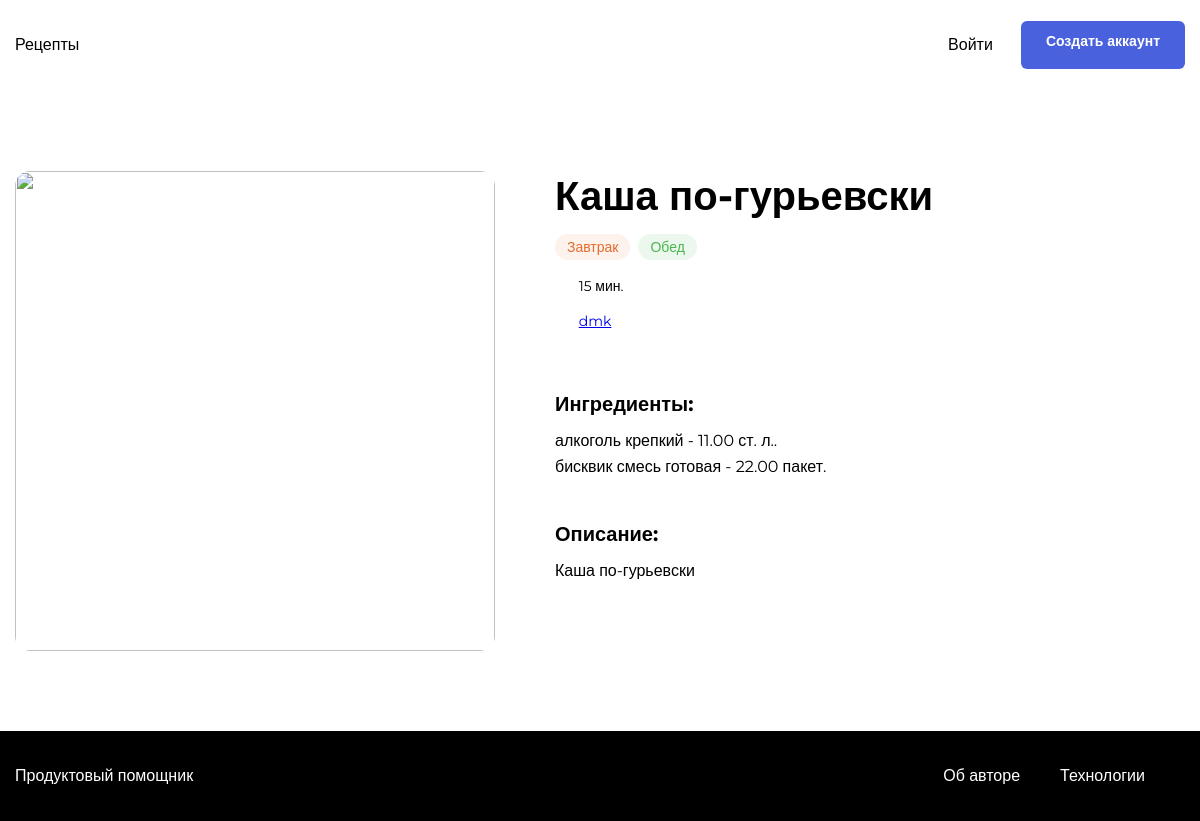
/recipes/kasha-po-gurevski/, run on the app's committed database.
### recipes/models.py (models this page shows, shortened)
class Recipe(models.Model):
    author = models.ForeignKey(
        User,
        verbose_name='Автор',
        on_delete=models.CASCADE,
        related_name='recipes',
        help_text='Выберите автора рецепта'
    )
    title = models.CharField(
        max_length=200,
        unique=True,
        verbose_name='Название рецепта',
        help_text='Укажите название рецепта'
    )
    description = models.TextField(
        verbose_name='Описание',
        help_text='Укажите подробное описание рецепта',
    )
    file = models.ImageField(
        verbose_name='Загрузить фото',
        help_text='Загрузите фото приготовленного рецепта',
        upload_to='recipes/'
    )
    ingredients = models.ManyToManyField(
        Ingredient,
        verbose_name='Ингредиенты',
        through='IngredientRecipe',
        help_text='Выберите один или несколько ингредиентов',
        related_name='recipes'
    )
    tags = models.ManyToManyField(
        Tag,
        help_text='Выберите один или несколько ингредиентов тегов',
        verbose_name='Теги',
        related_name='recipes'
    )
    cooking_time = models.IntegerField(
        validators=[MinValueValidator(limit_value=1)],
        verbose_name='Время приготовления',
        help_text='Время приготовления в минутах'
    )
    slug = models.SlugField(
        verbose_name='Ссылка',
        auto_created=True,
        help_text=(
            'Заполняется автоматически по названию рецепта'
        )
    )
    pub_date = models.DateTimeField(
        verbose_name='Дата публикации',
        auto_now_add=True,
    )
    class Meta:
        verbose_name = 'Рецепт'
        verbose_name_plural = 'Рецепты'
        ordering = ('-pub_date',)

class Tag(models.Model):
    name = models.CharField(
        verbose_name='Имя',
        help_text='Введите имя тега',
        max_length=50,
        unique=True
    )
    color = models.CharField(
        verbose_name='Цвет',
        help_text='Введите цвет для тега',
        max_length=50
    )
    slug = models.SlugField(
        verbose_name='Тег',
        auto_created=True,
        help_text='Введите слаг для тега',
        unique=True
    )
    class Meta:
        verbose_name = 'Тег'
        verbose_name_plural = 'Теги'
        ordering = ('name',)

class IngredientRecipe(models.Model):
    ingredient = models.ForeignKey(
        Ingredient,
        verbose_name='Название',
        on_delete=models.CASCADE,
        related_name='ingredientsrecipe'
    )
    recipe = models.ForeignKey(
        Recipe,
        verbose_name='Рецепт',
        on_delete=models.CASCADE,
        related_name='ingredientsrecipe'
    )
    amount = models.DecimalField(
        verbose_name='Количество',
        max_digits=10,
        decimal_places=2,
        validators=[MinValueValidator(float('0.01'))]
    )

class Ingredient(models.Model):
    title = models.CharField(
        max_length=200,
        verbose_name='Название',
        help_text='Введите название ингредиента',
    )
    dimension = models.CharField(
        max_length=50,
        verbose_name='Единица измерения',
        help_text='Введите единицу измерения',
    )
    class Meta:
        verbose_name = 'Ингредиент'
        verbose_name_plural = 'Ингредиенты'

### recipes/views.py (the view)
def recipe_view(request, slug):
    recipe = get_object_or_404(
        Recipe.objects,
        slug=slug
    )
    is_author = recipe.author == request.user
    is_following = recipe.author.following.filter(
        user__id=request.user.id).exists()
    is_purchassing = recipe.purchases.filter(
        user__id=request.user.id
    ).exists()
    ingredientsrecipe = recipe.ingredientsrecipe.all()
    return render(request, 'singlePage.html', {
        'recipe': recipe,
        'is_author': is_author,
        'is_following': is_following,
        'is_purchassing': is_purchassing,
        'ingredientsrecipe': ingredientsrecipe
    })

### templates/singlePage.html (shortened to what this page needs)
{% extends "base.html" %}
{% load static %}
{% load thumbnail %}
{% load app_tags %}
{% block styles %}
<link rel="stylesheet" href="{% static 'pages/single.css' %}">
{% endblock %}
{% block main_content %}
<div class="single-card" data-id="{{recipe.id}}"
  data-author="{{recipe.author.id}}">
  {% include "includes/image.html" with filename=recipe.file class="single-card__image" %}
    <div class="single-card__info">
      <div class="single-card__header-info">
        <h1 class="single-card__title">
          {{ recipe.title }}
        </h1>
      </div>
      <ul class="single-card__items">
          {% for tag in recipe.tags.all %}
            <li class="single-card__item">
              <span class="badge badge_style_{{ tag.color }}">
              {{ tag.name }}
            </span></li>
          {% endfor %}
      </ul>
      <div class="single-card__items single-card__items_column">
          <p class="single-card__text">
            <span class="icon-time"></span>
            {{ recipe.cooking_time }} мин.
          </p>
          <ul class="single-card__items">
              <li class="single-card__item" >
                <p class="single-card__text">
                  <span class="icon-user"></span>
                  <a href="{% url 'profile' recipe.author %}">
                    {{ recipe.author }}
                  </a>
                </p>
              </li>
          </ul>
      </div>
      <div class="single-card__section">
        <h3 class="single-card__section-title">Ингредиенты:</h3>
        <div class="single-card__items single-card__items_column">
          {% for ir in ingredientsrecipe %}
          <p class=" single-card__section-item">
            {{ ir.ingredient.title }} - {{ ir.amount }} {{ ir.ingredient.dimension }}.
          </p>
          {% endfor %}
        </div>
      </div>
      <div class="single-card__section">
        <h3 class="single-card__section-title">Описание:</h3>
        <p class=" single-card__section-text">{{ recipe.description }}</p>
      </div>
    </div>
</div>
{% endblock %}

### static/pages/single.css (style rules this page uses)
* { box-sizing: border-box; }
html, body { min-height: 100%; }

### static/blocks/body/body.css (style rules this page uses)
.body { display: flex; flex-direction: column; }

### static/blocks/single-card/single-card.css (style rules this page uses)
.single-card { display: flex; justify-content: space-between; }

### static/blocks/single-card/__title/single-card__title.css (style rules this page uses)
.single-card__title { font-family: 'Montserrat', sans-serif; font-style: normal; font-weight: bold; font-size: 40px; line-height: 49px; color: #000000; margin: 0; }

### static/blocks/single-card/__info/single-card__info.css (style rules this page uses)
.single-card__info { display: flex; flex-direction: column; width: 100%; padding-left: 60px; }

### static/blocks/single-card/__header-info/single-card__header-info.css (style rules this page uses)
.single-card__header-info { display: flex; justify-content: space-between; margin: 0 0 18px; }

### static/blocks/single-card/__items/single-card__items.css (style rules this page uses)
.single-card__items { display: flex; flex-direction: row; list-style: none; padding: 0; margin: 0 0 20px; }

### static/blocks/single-card/__item/single-card__item.css (style rules this page uses)
.single-card__item { margin-right: 8px; height: 100%; }

### static/blocks/single-card/__text/single-card__text.css (style rules this page uses)
.single-card__text { font-family: 'Montserrat', sans-serif; font-style: normal; font-weight: normal; font-size: 14px; line-height: 17px; color: #000000; margin: 0 0 15px; padding: 0; }
.single-card__text:last-child { margin-bottom: 0; }

### static/blocks/single-card/__items/_column/single-card__items_column.css (style rules this page uses)
.single-card__items_column { flex-direction: column; max-height: 129px; flex-wrap: wrap; }

### static/blocks/single-card/__section/single-card__section.css (style rules this page uses)
.single-card__section { margin: 0 0 22px; }
.single-card__section:last-child { margin: 0; }

### static/blocks/single-card/__section-title/single-card__section-title.css (style rules this page uses)
.single-card__section-title { font-family: 'Montserrat', sans-serif; font-style: normal; font-weight: bold; font-size: 20px; line-height: 24px; color: #000000; margin: 0 0 12px; }

### static/blocks/single-card/__section-text/single-card__section-text.css (style rules this page uses)
.single-card__section-text { font-size: 16px; line-height: 26px; font-family: 'Montserrat', sans-serif; font-style: normal; font-weight: normal; color: #000000; margin: 0 0 27px; padding: 0; }

### static/blocks/single-card/__section-item/single-card__section-item.css (style rules this page uses)
.single-card__section-item { font-size: 16px; line-height: 26px; font-family: 'Montserrat', sans-serif; font-style: normal; font-weight: normal; color: #000000; margin: 0; padding: 0; width: max-content; }

### static/blocks/badge/badge.css (style rules this page uses)
.badge { color: #fff; background: #ddd; border-radius: 24px; padding: 4px 12px; font-style: normal; font-weight: 500; font-size: 14px; line-height: 17px; font-family: 'Montserrat', sans-serif; }

### static/blocks/badge/_style/badge_style_green.css (style rules this page uses)
.badge_style_green { background: rgba(73, 182, 78, 0.1); color: #49B64E; }

### static/blocks/badge/_style/badge_style_orange.css (style rules this page uses)
.badge_style_orange { background: rgba(234, 146, 99, 0.12); color: #E26C2D; }

### data on the page
Recipe: title "Каша по-гурьевски", cooking_time "15", author "dmk", description "Каша по-гурьевски"
Tag: name "Завтрак"
Tag: name "Обед"
IngredientRecipe: ingredient "алкоголь крепкий", amount "11.00", ingredient.dimension "ст. л."
IngredientRecipe: ingredient "бисквик смесь готовая", amount "22.00", ingredient.dimension "пакет"
